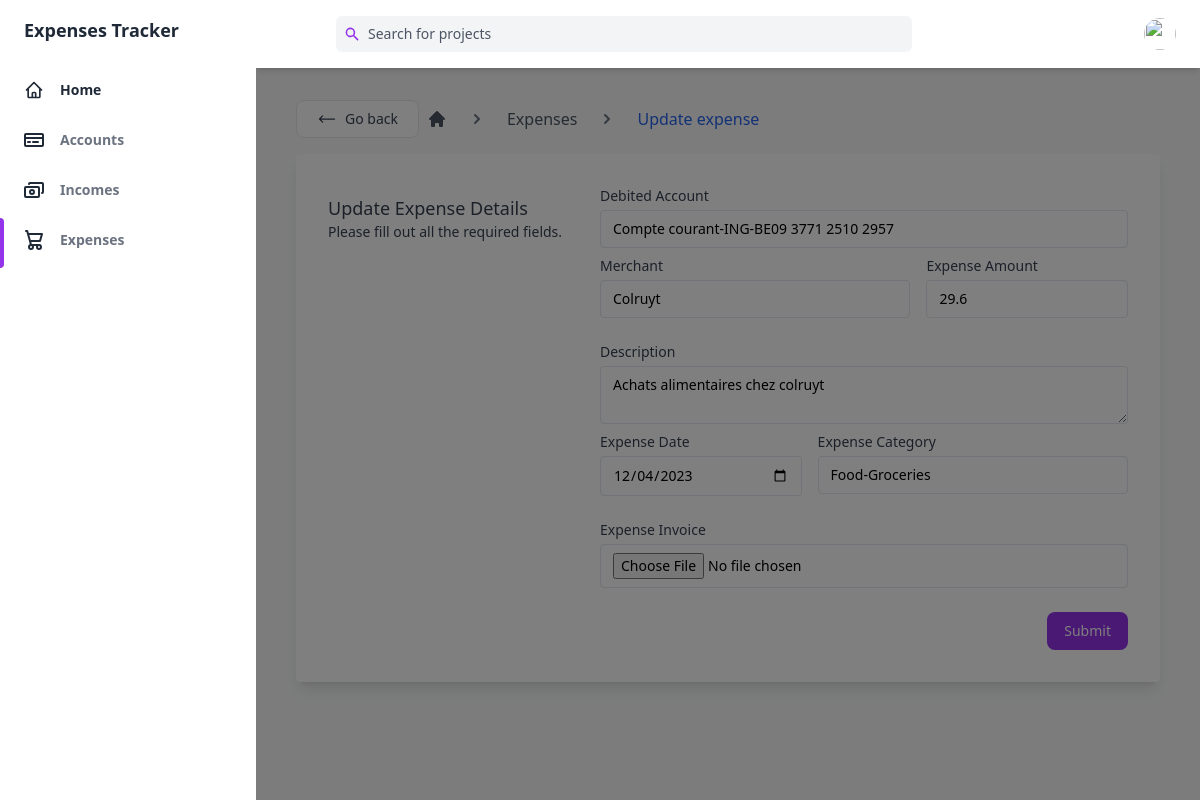
The app's page /expense/2/update (signed in) with its own data.
### main/models.py (models this page shows)
class Expense(db.Model):
    id = db.Column(db.Integer, primary_key=True)
    user_id = db.Column(db.Integer, db.ForeignKey('user.id'), nullable=False)
    account_id = db.Column(db.Integer, db.ForeignKey('account.id'), nullable=False)
    expense_date = db.Column(db.DateTime, default=datetime.now())
    category = db.Column(db.String(50), nullable=False)
    proof = db.Column(db.String(50), default='default.jpg')
    merchant = db.Column(db.String(50), nullable=False)
    description = db.Column(db.String(50))
    amount = db.Column(db.Float, nullable=False)
    details = db.relationship('ExpenseDetail', back_populates='expense', lazy=True)

### main/routes.py (the view)
@app.route("/expense/<int:expense_id>/update", methods=['GET', 'POST'])
@login_required
def update_expense(expense_id):
    expense = Expense.query.get_or_404(expense_id)
    form = CreateExpenseForm()
    form.account_id.choices = [(a.id, a.category + "-" + a.bank + "-" + a.iban) for a in Account.query.filter_by(user_id=current_user.id).all()]
    if form.validate_on_submit():
        expense.merchant = form.merchant.data
        expense.description = form.description.data
        expense.expense_date = form.expense_date.data
        expense.category = form.category.data
        if form.proof.data:
            print(form.proof.data)
            expense.proof = save_picture(form.proof.data, 'expense_pics')
        if expense.account_id == form.account_id.data:
            account = Account.query.get_or_404(form.account_id.data)
            account.balance = account.balance - (form.amount.data - expense.amount)
        else:
            old_account = Account.query.get_or_404(expense.account_id)
            new_account = Account.query.get_or_404(form.account_id.data)
            old_account.balance = old_account.balance + expense.amount
            new_account.balance = new_account.balance - form.amount.data
        expense.account_id = form.account_id.data
        expense.amount = form.amount.data
        print(form.proof.data)
        db.session.commit()
        flash('Your Expense has been updated!', 'success')
        return redirect(url_for('expenses'))
    elif request.method == 'GET':
        form.account_id.default = expense.account_id
        form.process()
        form.merchant.data = expense.merchant
        form.description.data = expense.description
        form.amount.data = expense.amount
        form.expense_date.data = expense.expense_date
        form.category.data = expense.category
    return render_template('new_expense.html', title='update_expense', form=form, legend='Update Expense')

### main/models.py (called while the page is built)
@login_manager.user_loader
def load_user(user_id):
    return User.query.get(int(user_id))

### main/templates/new_expense.html (shortened to what this page needs)
{% extends "base.html" %}
{% block main %}
<script src="https://cdn.tailwindcss.com"></script>
<div class=" px-4 py-4 container max-w-screen-lg mx-auto ">
    <div class="flex items-center py-4 overflow-x-auto whitespace-nowrap">
        <button  onclick="history.back()" type="button" class="w-full flex items-center justify-center w-1/2 px-5 py-2 mr-2 text-sm text-gray-700 transition-colors duration-200 bg-white border rounded-lg gap-x-2 sm:w-auto dark:hover:bg-gray-800 dark:bg-gray-900 hover:bg-gray-100 dark:text-gray-200 dark:border-gray-700">
            <svg class="w-5 h-5 rtl:rotate-180" xmlns="http://www.w3.org/2000/svg" fill="none" viewBox="0 0 24 24" stroke-width="1.5" stroke="currentColor">
                <path stroke-linecap="round" stroke-linejoin="round" d="M6.75 15.75L3 12m0 0l3.75-3.75M3 12h18" />
            </svg>
            <span>Go back</span>
        </button>
        <a href="{{url_for('accounts')}}" class="text-gray-600 dark:text-gray-200">
            <svg xmlns="http://www.w3.org/2000/svg" class="w-5 h-5" viewBox="0 0 20 20" fill="currentColor">
                <path d="M10.707 2.293a1 1 0 00-1.414 0l-7 7a1 1 0 001.414 1.414L4 10.414V17a1 1 0 001 1h2a1 1 0 001-1v-2a1 1 0 011-1h2a1 1 0 011 1v2a1 1 0 001 1h2a1 1 0 001-1v-6.586l.293.293a1 1 0 001.414-1.414l-7-7z" />
            </svg>
        </a>
        <span class="mx-5 text-gray-500 dark:text-gray-300 rtl:-scale-x-100">
            <svg xmlns="http://www.w3.org/2000/svg" class="w-5 h-5" viewBox="0 0 20 20" fill="currentColor">
                <path fill-rule="evenodd" d="M7.293 14.707a1 1 0 010-1.414L10.586 10 7.293 6.707a1 1 0 011.414-1.414l4 4a1 1 0 010 1.414l-4 4a1 1 0 01-1.414 0z" clip-rule="evenodd" />
            </svg>
        </span>
        <a href="{{url_for('expenses')}}" class="text-gray-600 dark:text-gray-200 hover:underline">
            Expenses
        </a>
        <span class="mx-5 text-gray-500 dark:text-gray-300 rtl:-scale-x-100">
            <svg xmlns="http://www.w3.org/2000/svg" class="w-5 h-5" viewBox="0 0 20 20" fill="currentColor">
                <path fill-rule="evenodd" d="M7.293 14.707a1 1 0 010-1.414L10.586 10 7.293 6.707a1 1 0 011.414-1.414l4 4a1 1 0 010 1.414l-4 4a1 1 0 01-1.414 0z" clip-rule="evenodd" />
            </svg>
        </span>
        {% if legend %}
        <a href="{{url_for('new_expense')}}" class="text-blue-600 dark:text-blue-400 hover:underline">
            Update expense
        </a>
        {% else %}
        <a href="{{url_for('new_expense')}}" class="text-blue-600 dark:text-blue-400 hover:underline">
            Create expense
        </a>
        {% endif %}
    </div>
    <div class="bg-white dark:bg-gray-800 rounded shadow-lg p-4 px-4 md:p-8 mb-4">
        <div class="grid gap-4 gap-y-2 text-sm grid-cols-1 lg:grid-cols-3">
            <div class="text-gray-700 mt-2">
                {% if legend %}
                <p class="font-medium text-lg dark:text-white-700">{{legend}} Details</p>
                {% else %}
                <p class="font-medium text-lg dark:text-white">Expense informations</p>
                {% endif %}
                <p class="dark:text-white">Please fill out all the required fields.</p>
            </div>
            <div class="lg:col-span-2">
                <form method="POST" action="" enctype="multipart/form-data">
                    <div class="grid gap-4 gap-y-2 text-sm grid-cols-1 md:grid-cols-5">
                        <div class="md:col-span-5">
                            <span class="text-gray-700 dark:text-gray-400">Debited Account</span>
                            {{form.account_id(class="block w-full mt-1 text-sm dark:border-gray-600 dark:bg-gray-700 focus:border-purple-400 focus:outline-none focus:shadow-outline-purple dark:text-gray-300 dark:focus:shadow-outline-gray form-input") }}
                        </div>
                        <div class="md:col-span-3">
                            <span class="text-gray-700 dark:text-gray-400">Merchant</span>
                            {{form.merchant(class="block w-full mt-1 text-sm dark:border-gray-600 dark:bg-gray-700 focus:border-purple-400 focus:outline-none focus:shadow-outline-purple dark:text-gray-300 dark:focus:shadow-outline-gray form-input") }}
                        </div>
                        <div class="md:col-span-2">
                            <span class="text-gray-700 dark:text-gray-400">Expense Amount</span>
                            {% if form.amount.errors %}
                                {% for error in form.amount.errors %}
                                  {{form.amount(placeholder="0.00", class="block w-full mt-1 text-sm border-red-600 dark:text-gray-300 dark:bg-gray-700 focus:border-red-400 focus:outline-none focus:shadow-outline-red form-input ") }}
                                  <span class="text-xs text-red-600 dark:text-red-400">{{ error }}</span>
                                {% endfor %}
                            {% else %}
                              {{form.amount(placeholder="0.0",class="block w-full mt-1 text-sm dark:border-gray-600 dark:bg-gray-700 focus:border-purple-400 focus:outline-none focus:shadow-outline-purple dark:text-gray-300 dark:focus:shadow-outline-gray form-input") }}
                            {% endif %}
                        </div>
                        <div class="md:col-span-5">
                            <label class="block mt-4 text-sm">
                                <span class="text-gray-700 dark:text-gray-400">Description</span>
                                {{form.description(class="block w-full mt-1 text-sm dark:border-gray-600 dark:bg-gray-700 focus:border-purple-400 focus:outline-none focus:shadow-outline-purple dark:text-gray-300 dark:focus:shadow-outline-gray form-input") }}
                            </label>
                        </div>
                        <div class="md:col-span-2">
                            <span class="text-gray-700 dark:text-gray-400">Expense Date</span>
                            {{form.expense_date(class="block w-full mt-1 text-sm dark:border-gray-600 dark:bg-gray-700 focus:border-purple-400 focus:outline-none focus:shadow-outline-purple dark:text-gray-300 dark:focus:shadow-outline-gray form-input") }}
                        </div>
                        <div class="md:col-span-3">
                            <span class="text-gray-700 dark:text-gray-400">Expense Category</span>
                            {{form.category(class="block w-full mt-1 text-sm dark:border-gray-600 dark:bg-gray-700 focus:border-purple-400 focus:outline-none focus:shadow-outline-purple dark:text-gray-300 dark:focus:shadow-outline-gray form-input") }}
                        </div>
                        <div class="md:col-span-5">
                            <label class="block mt-4 text-sm">
                                <span class="text-gray-700 dark:text-gray-400">Expense Invoice</span>
                                {{form.proof(class="block w-full mt-1 text-sm dark:border-gray-600 dark:bg-gray-700 focus:border-purple-400 focus:outline-none focus:shadow-outline-purple dark:text-gray-300 dark:focus:shadow-outline-gray form-input") }}
                            </label>
                        </div>
                        <div class="md:col-span-5 text-right">
                            <div class="inline-flex items-end">
                              {{form.submit(class="block px-4 py-2 mt-4 text-sm font-medium leading-5 text-center text-white transition-colors duration-150 bg-purple-600 border border-transparent rounded-lg active:bg-purple-600 hover:bg-purple-700 focus:outline-none focus:shadow-outline-purple")}}
                            </div>
                        </div>
                    </div>
                </form>
            </div>
        </div>
    </div>
</div>
{% endblock main %}

### records on screen
Expense: account_id "Compte courant-ING-BE09 3771 2510 2957", merchant "Colruyt", amount "29.6", description "Achats alimentaires chez colruyt", expense_date "12/04/2023", category "Food-Groceries"

### other values on screen
{{ legend }} "Update Expense"
